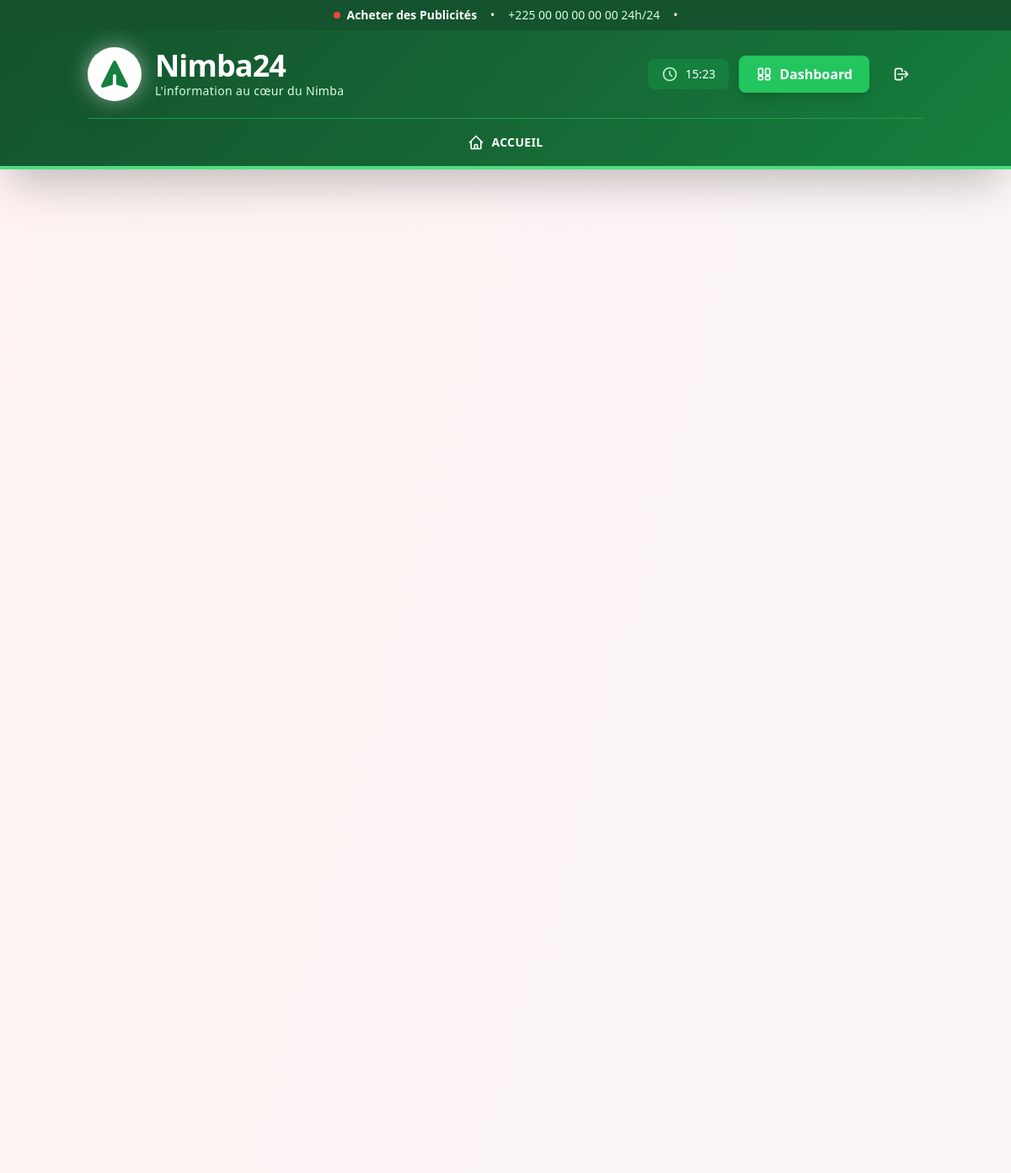
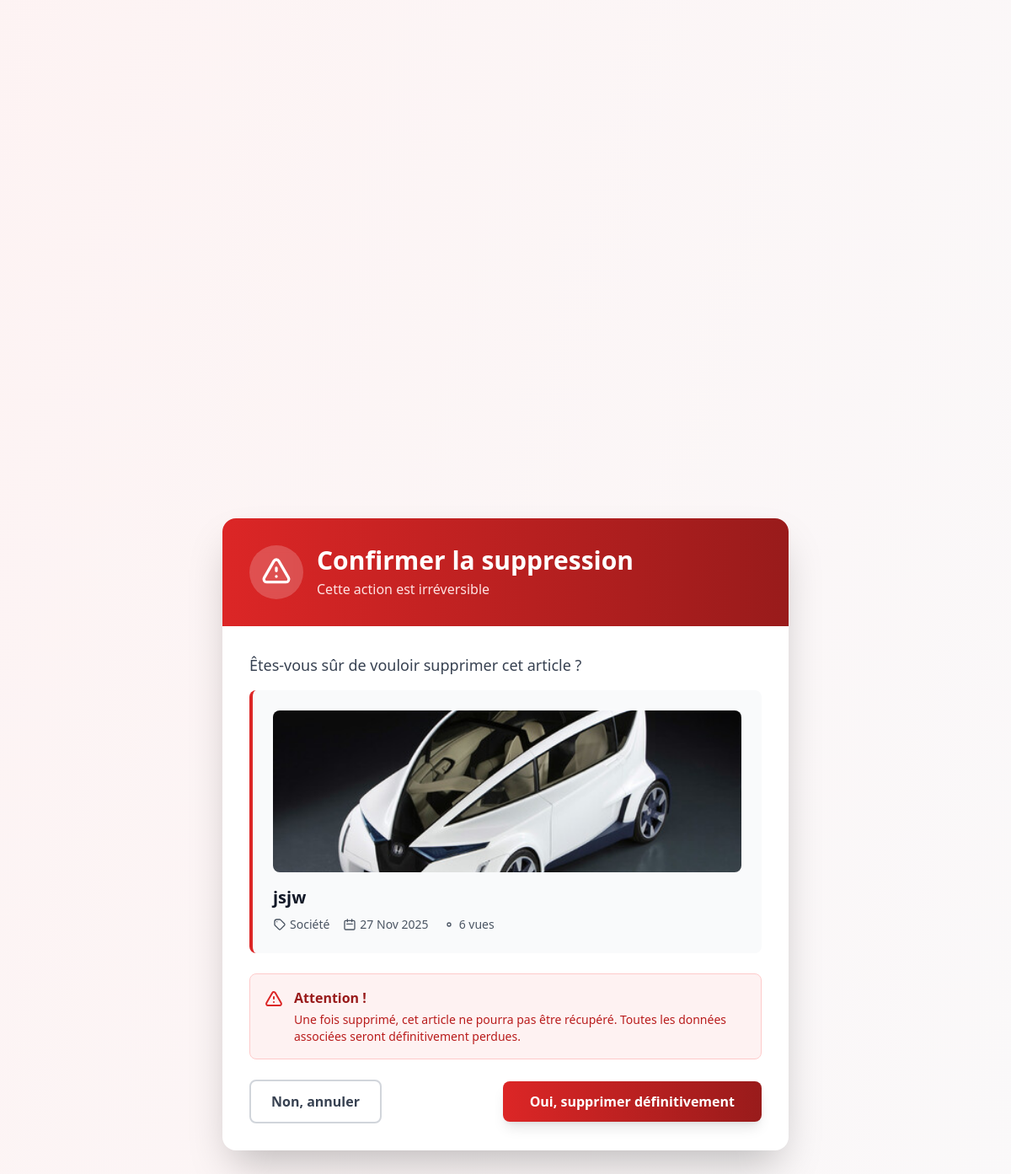
/supprimer-article/2/ (signed in), run on the app's committed database (2 pictures, top to bottom).
### nimbaApp/models.py (models this page shows, shortened)
class Article(models.Model):
    titre = models.CharField(max_length=200, verbose_name='Titre')
    sous_titre = models.CharField(max_length=300, blank=True, verbose_name='Sous-titre')
    contenu = models.TextField(verbose_name='Contenu')
    image = models.ImageField(upload_to='articles/', blank=True, null=True, verbose_name='Image')
    auteur = models.ForeignKey(User, on_delete=models.CASCADE, related_name='articles')
    categorie = models.ForeignKey(Categorie, on_delete=models.CASCADE, related_name='articles',
                                  verbose_name='Catégorie')
    date_publication = models.DateTimeField(default=timezone.now, verbose_name='Date de publication')
    date_modification = models.DateTimeField(auto_now=True, verbose_name='Dernière modification')
    est_publie = models.BooleanField(default=True, verbose_name='Publié')
    est_a_la_une = models.BooleanField(default=False, verbose_name='À la une')
    vues = models.IntegerField(default=0, verbose_name='Nombre de vues')
    class Meta:
        ordering = ['-date_publication']
        verbose_name = 'Article'
        verbose_name_plural = 'Articles'

class Categorie(models.Model):
    CATEGORIES_CHOICES = [
        ('politique', 'Politique'),
        ('societe', 'Société'),
        ('enquete', 'Enquête & Reportage'),
        ('culture', 'Culture & Tradition du Nimba'),
        ('diaspora', 'Diaspora du Nimba'),
        ('economie', 'Économie Locale'),
        ('sport', 'Sport & Jeunesse'),
    ]
    nom = models.CharField(max_length=50, choices=CATEGORIES_CHOICES, unique=True)
    description = models.TextField(blank=True)
    ordre = models.IntegerField(default=0, help_text="Ordre d'affichage")
    class Meta:
        verbose_name = 'Catégorie'
        verbose_name_plural = 'Catégories'
        ordering = ['ordre', 'nom']

### nimbaApp/views.py (the view)
# urls.py: path('supprimer-article/<int:id>/', views.supprimer_article, name='supprimer_article'),
@login_required
@user_passes_test(is_staff_user)
def supprimer_article(request, id):
    article = get_object_or_404(Article, id=id, auteur=request.user)
    if request.method == 'POST':
        article.delete()
        messages.success(request, 'Article supprimé avec succès !')
        return redirect('nimbaApp:liste_articles')
    return render(request, 'confirmer_suppression_article.html', {'article': article})

### nimbaApp/views.py (called while the page is built)
def is_staff_user(user):
    return user.is_staff

### nimbaApp/templates/confirmer_suppression_article.html (shortened to what this page needs)
{% extends 'base.html' %}
{% block content %}
<div class="min-h-screen bg-gradient-to-br from-red-50 to-gray-50 py-12 flex items-center justify-center">
    <div class="max-w-2xl w-full mx-4">
        <div class="bg-white rounded-2xl shadow-2xl overflow-hidden">
            <div class="bg-gradient-to-r from-red-600 to-red-800 px-8 py-8 text-white">
                <div class="flex items-center space-x-4">
                    <div class="bg-white/20 backdrop-blur-sm rounded-full w-16 h-16 flex items-center justify-center">
                        <svg class="w-10 h-10" fill="none" stroke="currentColor" viewBox="0 0 24 24">
                            <path stroke-linecap="round" stroke-linejoin="round" stroke-width="2" d="M12 9v2m0 4h.01m-6.938 4h13.856c1.54 0 2.502-1.667 1.732-3L13.732 4c-.77-1.333-2.694-1.333-3.464 0L3.34 16c-.77 1.333.192 3 1.732 3z"/>
                        </svg>
                    </div>
                    <div>
                        <h2 class="text-3xl font-bold">Confirmer la suppression</h2>
                        <p class="text-red-100 mt-1">Cette action est irréversible</p>
                    </div>
                </div>
            </div>
            <div class="p-8">
                <div class="mb-6">
                    <p class="text-gray-700 text-lg mb-4">
                        Êtes-vous sûr de vouloir supprimer cet article ?
                    </p>
                    <div class="bg-gray-50 rounded-lg p-6 border-l-4 border-red-600">
                        {% if article.image %}
                        <img src="{{ article.image.url }}" alt="{{ article.titre }}" class="w-full h-48 object-cover rounded-lg mb-4">
                        {% endif %}
                        <h3 class="font-bold text-xl text-gray-900 mb-2">{{ article.titre }}</h3>
                        <div class="flex items-center space-x-4 text-sm text-gray-600">
                            <span class="flex items-center">
                                <svg class="w-4 h-4 mr-1" fill="none" stroke="currentColor" viewBox="0 0 24 24">
                                    <path stroke-linecap="round" stroke-linejoin="round" stroke-width="2" d="M7 7h.01M7 3h5c.512 0 1.024.195 1.414.586l7 7a2 2 0 010 2.828l-7 7a2 2 0 01-2.828 0l-7-7A1.994 1.994 0 013 12V7a4 4 0 014-4z"/>
                                </svg>
                                {{ article.categorie.get_nom_display }}
                            </span>
                            <span class="flex items-center">
                                <svg class="w-4 h-4 mr-1" fill="none" stroke="currentColor" viewBox="0 0 24 24">
                                    <path stroke-linecap="round" stroke-linejoin="round" stroke-width="2" d="M8 7V3m8 4V3m-9 8h10M5 21h14a2 2 0 002-2V7a2 2 0 00-2-2H5a2 2 0 00-2 2v12a2 2 0 002 2z"/>
                                </svg>
                                {{ article.date_publication|date:"d M Y" }}
                            </span>
                            <span class="flex items-center">
                                <svg class="w-4 h-4 mr-1" fill="none" stroke="currentColor" viewBox="0 0 24 24">
                                    <path stroke-linecap="round" stroke-linejoin="round" stroke-width="2" d="M15 12a3 3 0 11-6 0 3 3 0 016 0z"/>
                                </svg>
                                {{ article.vues }} vues
                            </span>
                        </div>
                    </div>
                </div>
                <div class="bg-red-50 border border-red-200 rounded-lg p-4 mb-6">
                    <div class="flex items-start space-x-3">
                        <div>
                            <p class="font-bold text-red-800 mb-1">Attention !</p>
                            <p class="text-sm text-red-700">
                                Une fois supprimé, cet article ne pourra pas être récupéré. Toutes les données associées seront définitivement perdues.
                            </p>
                        </div>
                    </div>
                </div>
                <form method="POST" class="flex items-center justify-between">
                    <a href="{% url 'nimbaApp:dashboard' %}" class="px-6 py-3 border-2 border-gray-300 rounded-lg font-semibold text-gray-700 hover:bg-gray-50 transition">
                        Non, annuler
                    </a>
                    <button
                        type="submit"
                        class="bg-gradient-to-r from-red-600 to-red-800 text-white px-8 py-3 rounded-lg font-bold hover:opacity-90 transition transform hover:scale-105 shadow-lg"
                    >
                        Oui, supprimer définitivement
                    </button>
                </form>
            </div>
        </div>
    </div>
</div>
{% endblock %}

### data on the page
Article: image (picture), titre "jsjw", categorie.nom "Société", date_publication "27 Nov 2025", vues "6"
